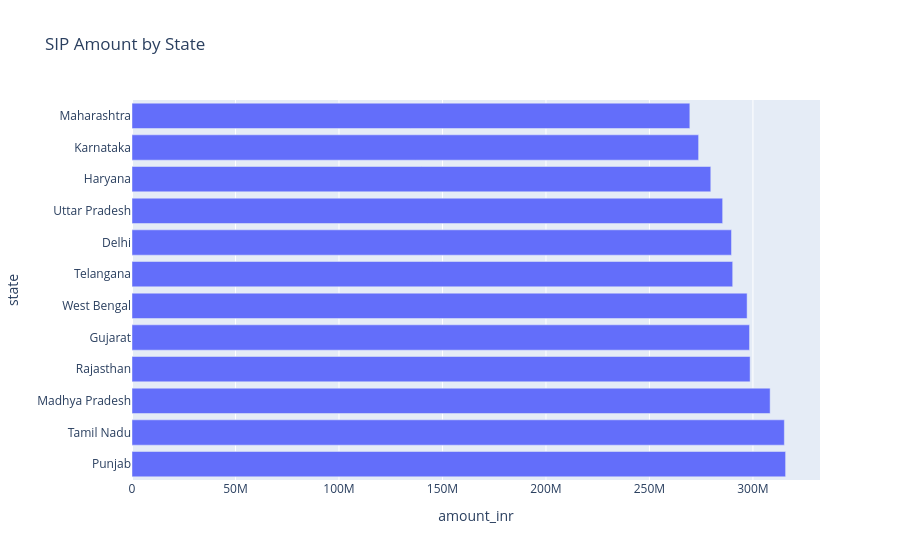
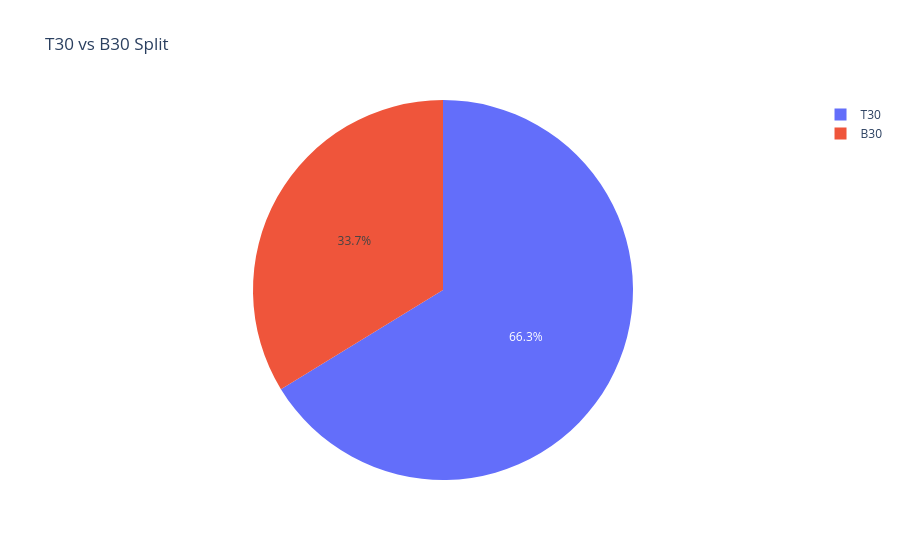

Notebook code for these charts, in order:
### Markdown cell above
Finding 5: The _ age group (e.g. 26-35) represented the largest share of investors at %, with a median SIP amount of ₹, while the gender split showed _% male vs __% female participation (see Chart 5: Investor Demographics).

### Code cell
state_amt = transactions.groupby("state")["amount_inr"].sum().sort_values(ascending=False).reset_index()
fig = px.bar(state_amt, y="state", x="amount_inr", orientation="h", title="SIP Amount by State")
fig.write_image(CHARTS + "06a_geo_state.png", width=900, height=800)

tier_split = transactions["city_tier"].value_counts().reset_index()
tier_split.columns = ["city_tier","count"]
fig2 = px.pie(tier_split, values="count", names="city_tier", title="T30 vs B30 Split")
fig2.write_image(CHARTS + "06b_t30_b30.png")
fig.show(); fig2.show()

### Figure 1 — Plotly figure (JSON) as saved in the notebook; plotly's stock layout.template omitted (floating-point values rounded to 4 significant figures)
{"data": [{"hovertemplate": "amount_inr=%{x}<br>state=%{y}<extra></extra>", "legendgroup": "", "marker": {"color": "#636efa", "pattern": {"shape": ""}}, "name": "", "orientation": "h", "showlegend": false, "textposition": "auto", "type": "bar", "x": [315780459, 315177237, 308312493, 298645822, 298358940, 297182514, 290219284, 289633404, 285368873, 279634354, 273753570, 269513480], "xaxis": "x", "y": ["Punjab", "Tamil Nadu", "Madhya Pradesh", "Rajasthan", "Gujarat", "West Bengal", "Telangana", "Delhi", "Uttar Pradesh", "Haryana", "Karnataka", "Maharashtra"], "yaxis": "y"}], "layout": {"barmode": "relative", "legend": {"tracegroupgap": 0}, "title": {"text": "SIP Amount by State"}, "xaxis": {"anchor": "y", "domain": [0, 1], "title": {"text": "amount_inr"}}, "yaxis": {"anchor": "x", "domain": [0, 1], "title": {"text": "state"}}}}

### Figure 2 — Plotly figure (JSON) as saved in the notebook; plotly's stock layout.template omitted (floating-point values rounded to 4 significant figures)
{"data": [{"domain": {"x": [0, 1], "y": [0, 1]}, "hovertemplate": "city_tier=%{label}<br>count=%{value}<extra></extra>", "labels": ["T30", "B30"], "legendgroup": "", "name": "", "showlegend": true, "type": "pie", "values": [21719, 11059]}], "layout": {"legend": {"tracegroupgap": 0}, "title": {"text": "T30 vs B30 Split"}}}
